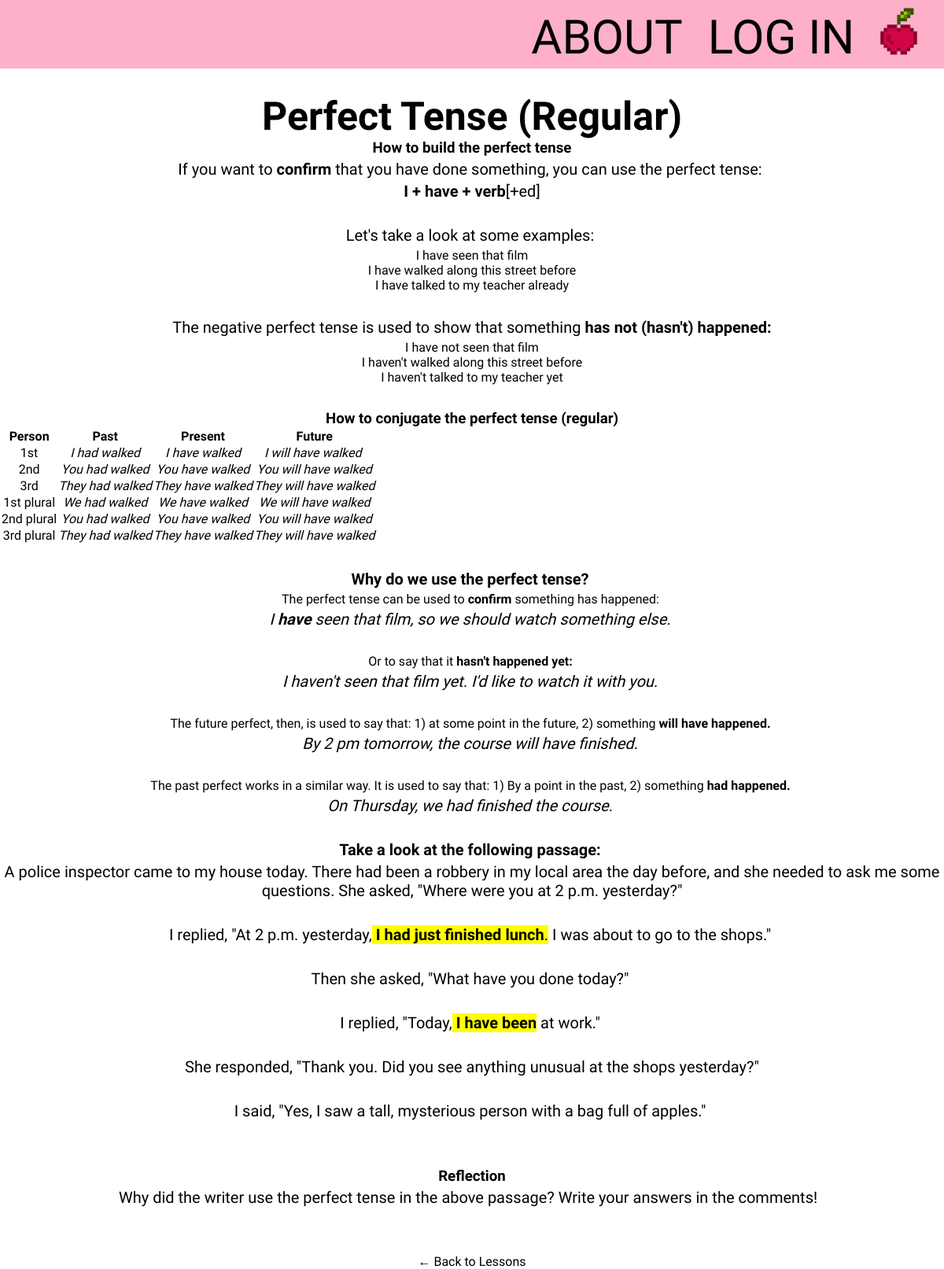
The app's page /dashboard/creator/lesson/4/ with its own data.
### learning/models.py (models this page shows, shortened)
class Lesson(models.Model):
    title = models.CharField(max_length=255)
    content = CKEditor5Field(null=True, blank=True, config_name='extends')
    created_by = models.ForeignKey(User, on_delete=models.CASCADE)
    created_at = models.DateTimeField(auto_now_add=True)
    updated_at = models.DateTimeField(auto_now=True)
    tags = models.ManyToManyField(Tag, related_name='lessons', blank=True)

### learning/views.py (the view)
# urls.py: path('dashboard/creator/lesson/<int:lesson_id>/', views.view_lesson, name='view_lesson'),
def view_lesson(request, lesson_id):
    lesson = get_object_or_404(Lesson, id=lesson_id)
    return render(request, 'contentCreator/view_lesson.html', {'lesson': lesson})

### learning/context_processors.py (called while the page is built)
def user_group_context(request):
    user_group = None
    if request.user.is_authenticated:
        if request.user.groups.filter(name="Content Creators").exists():
            user_group = "Content Creators"
        elif request.user.groups.filter(name="Students").exists():
            user_group = "Students"
    return {"user_group": user_group}

### learning/templates/contentCreator/view_lesson.html (shortened to what this page needs)
{% extends "base.html" %}
{% load static %}
{% block content %}
    <h1>{{ lesson.title }}</h1>
    <div class="lesson-content">
        {{ lesson.content|safe }}
    </div>
    <a href="{% url 'view_lessons_quizzes' %}">← Back to Lessons</a>
{% endblock %}

### learning/static/learning/css/static.css (style rules this page uses)
:root { --white: #ffffff; --black: #000000; --pink: #fdb0c8; --cherry: #d00647; --red: #85012c; --black: black }
* { margin: 0; padding: 0; color: black }
body { background-color: var(--white); font-family: "Atkinson Hyperlegible Next", serif; }
a { text-decoration: none; }
h1 { font-size: clamp(30px, 5vw, 50px); margin-top: 2rem; }
p { font-size: clamp(15px, 3.5vw, 20px); margin: 0.25rem 0; }

### records on screen
Lesson: title "Perfect Tense (Regular)", content "How to build the perfect tense If you want to confirm that you have done something, you can use the perfect tense: I + have + verb [+ed] Let's take a look at some examples: I have seen that film I have walked along this street before I have talked to my teacher already The negative perfect tense is used to show that something has not (hasn't) happened: I have not seen that film I haven't walked along this street before I haven't talked to my teacher yet How to conjugate the perfect tense (regular) Person Past Present Future 1st I had walked I have walked I will have walked 2nd You had walked You have walked You will have walked 3rd They had walked They have walked They will have walked 1st…"
